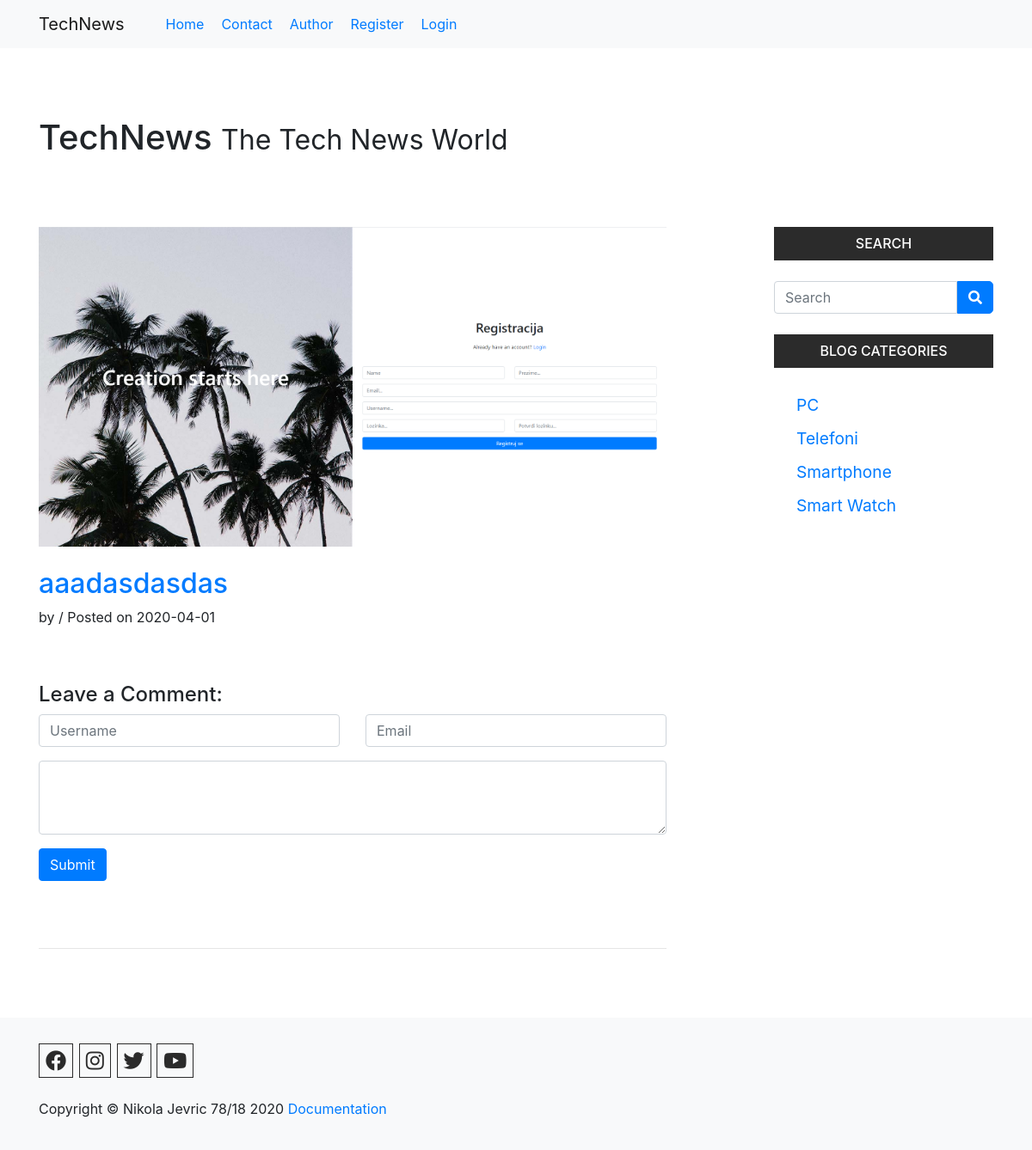
The app's page /postid.php?id=78 with its own data.
### tables this page shows
CREATE TABLE `nav` (
  `idNav` int(5) NOT NULL,
  `naslov` varchar(50) NOT NULL,
  `link` varchar(40) NOT NULL
);

CREATE TABLE `postovi` (
  `idPost` int(5) NOT NULL,
  `naslovPost` varchar(255) NOT NULL,
  `tekst` text NOT NULL,
  `autorPost` varchar(30) NOT NULL,
  `datumPost` date NOT NULL,
  `tagPost` varchar(50) NOT NULL,
  `idImgPost` int(5) NOT NULL,
  `idKat` int(5) NOT NULL
);

CREATE TABLE `imgpostovi` (
  `idImgPost` int(5) NOT NULL,
  `srcPost` varchar(255) NOT NULL,
  `altPost` varchar(255) NOT NULL
);

CREATE TABLE `kategorije` (
  `idKat` int(5) NOT NULL,
  `naslovKat` varchar(35) NOT NULL
);

### postid.php (the view, shortened to what this page needs)
<!DOCTYPE html>
<html lang="en">
<?php require_once("php_require/header.php"); ?>
<body>
   <?php require_once("php_require/navigation.php"); ?>
    <div class="container">
    <h1>TechNews <small>The Tech News World</small></h1>
        <div class="row">
            <div class="col-md-8 col-11 mx-auto mx-md-0">
                <?php
                    if(isset($_GET['id'])){
                    $idPost=$_GET['id'];
                    $query = "SELECT p.naslovPost,p.autorPost,p.datumPost,p.tekst,ip.srcPost FROM postovi p INNER JOIN imgpostovi ip ON p.idImgPost = ip.idImgPost WHERE idPost=$idPost";
                    $rezultat=$konekcija->query($query)->fetch();
                    ?>
                    <div class="blog">
                        <img class="img-fluid mb-4" src="img/<?=$rezultat['srcPost']?>" alt="Opis">
                        <h2><a href="#"><?=$rezultat['naslovPost']?></a></h2>
                        <div class="d-flex">
                            <p>by <a href="index.php"><?=$rezultat['autorPost']?></a> /&nbsp;</p>
                            <p> Posted on <?=$rezultat['datumPost']?></p>
                        </div>
                        <div class="row my-3">
                            <div class="col-lg-12 text-justify blogTekst">
                            </div>
                        </div>
                        <div class="row">
                            <div class="col-lg-12">
                                <div class="well">
                                    <h4>Leave a Comment:</h4>
                                    <form action="" method="post">
                                        <div class="form-group">
                                            <div class="row">
                                                <div class="col-lg-6">
                                                <input type="text" class="form-control" name="imeAutor" placeholder="Username">
                                                </div>
                                                <div class="col-lg-6">
                                                <input type="text" class="form-control" name="emailAutor" placeholder="Email">
                                                </div>
                                        </div>
                                        </div>
                                        <div class="form-group">
                                            <textarea class="form-control" rows="3" name="tekstKomentar"></textarea>
                                        </div>
                                        <input type="submit" class="btn btn-primary mb-5" name="submitKomentar">
                                    </form>
                                </div>
                            </div>
                        </div>
                        <hr>
                    </div>
                <?php }
                ?>
            </div>
            <?php require_once("php_require/desniBlok.php")?>
        </div>
    <?php require_once("php_require/footer.php")?>
</body>
</html>

### php_require/navigation.php (shortened to what this page needs)
<?php require_once("konekcija.php");
 ?>
<nav class="navbar navbar-expand-lg navbar-light bg-light" id="nav">
        <div class="container">
        <a class="navbar-brand mr-5" href="index.php"> TechNews</a>
        <div class="collapse navbar-collapse" id="navbarSupportedContent">
          <ul class="navbar-nav mr-auto">
            <?php
              $query = "SELECT * FROM nav";
              $rezultat = $konekcija->query($query)->fetchAll();
              ?>
              <?php
              foreach( $rezultat as $i):?>
                <?php $navNaslov = $i['naslov'];
                if(!isset($_SESSION['korisnik'])){
                  if($i['naslov']=='Logout'){continue;}
                  if($i['naslov']=='AdminPanel'){continue;}
                }
                ?>
                <li><a href="<?=$i['link']?>"><?=$navNaslov?></a></li>
              <?php endforeach;?>
          </ul>
        </div>
    </div>
      </nav>

### php_require/desniBlok.php
<?php require_once("php_require/konekcija.php"); ?>
<div class="col-md-3 col-11 mx-auto mx-md-0 ml-md-auto desniInfo">
                <div class="desniBlok">
                    <h4 class="mb-3 text-uppercase">Search</h4>
                    <form action="search.php" method="post">
                        <div class="input-group my-4">
                            <input type="text" name="search" class="form-control" placeholder="Search">
                            <span class="input-group-btn">
                                <button name="submitSearch" class="btn btn-primary searchIcon" type="submit">
                                    <i class="fas fa-search"></i>
                                </button>
                            </span>
                        </div>
                    </form>
                </div>
                <div class="desniBlok">
                    <h4 class="mb-3 text-uppercase">Blog Categories</h4>
                    <div class="row my-4">
                        <div class="col-lg-10 text-left">
                            <ul class="list-unstyled pl-3 kategorije">
                            <?php
                                $query = "SELECT * FROM kategorije";
                                $rezultat = $konekcija->query($query)->fetchAll();
                                foreach($rezultat as $i):?>
                                <li><a href="postcat.php?idKat=<?=$i['idKat'] ?>"><?=$i['naslovKat'] ?></a>
                                </li>
                                <?php endforeach;?>
                            </ul>
                        </div>
                    </div>
                </div>
            </div>
        </div>

### css/style.css (style rules this page uses)
* { padding:0px; margin:0px; scroll-behavior: smooth; }
hr { margin: 30px 0px!important; }
nav ul li { margin-right: 20px; }
h1 { margin:80px 0px!important; }
.desniBlok h4 { background:#2B2B2B; color:#fff; text-align: center; padding:10px 0px; font-size:1em; }
.searchIcon { border-radius: 0px 5px 5px 0px!important; }
.kategorije li { padding:5px 10px; font-size:1.2em; transition: .3s ease; }
.blogTekst { font-size:1.15em; }

### records on screen
nav: naslov "Home"
nav: naslov "Contact"
nav: naslov "Author"
nav: naslov "Register"
nav: naslov "Login"
postovi: idImgPost.srcPost (picture), naslovPost "aaadasdasdas", datumPost "2020-04-01"
kategorije: naslovKat "PC"
kategorije: naslovKat "Telefoni"
kategorije: naslovKat "Smartphone"
kategorije: naslovKat "Smart Watch"
